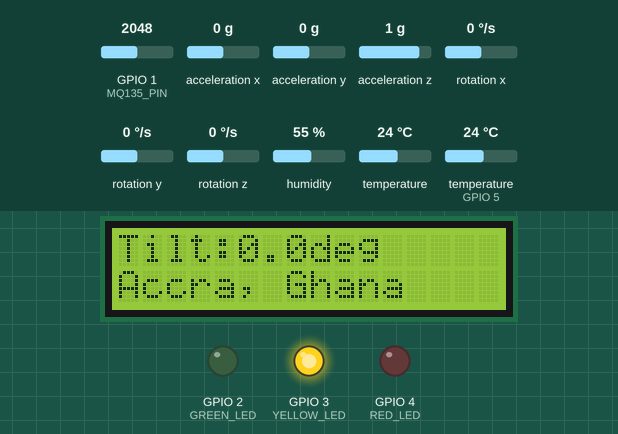
Simulated run of this program. Board: ESP32-C3. On the bench: 16×2 character LCD, output pins drawn as LEDs (lit = HIGH). Inputs (shaded band) come from the test bench; at power-on: temperature (sensor on GPIO 5) 24 °C, acceleration x 0 g, GPIO 1 (MQ135_PIN) = 2048, acceleration y 0 g, acceleration z 1 g, rotation x 0 °/s, rotation y 0 °/s, rotation z 0 °/s, humidity 55 %, temperature 24 °C. WiFi joins after 1.5 s; servers stay silent unless stated; network time is answered at once with the bench clock; the local clock reads 2024-03-15 10:24:30 at power-on unless the program sets it; random numbers use the default seed unless the program sets one; what the program prints to the serial monitor is not drawn.

Above: at 10.8 s.
10.9 s: temperature (sensor on GPIO 5) set to 34.6 °C
At 14.2 s:
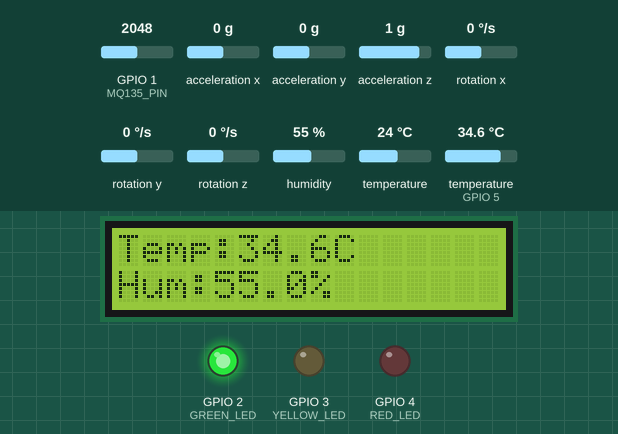
14.8 s: temperature (sensor on GPIO 5) set to 35.6 °C
At 16.04 s:
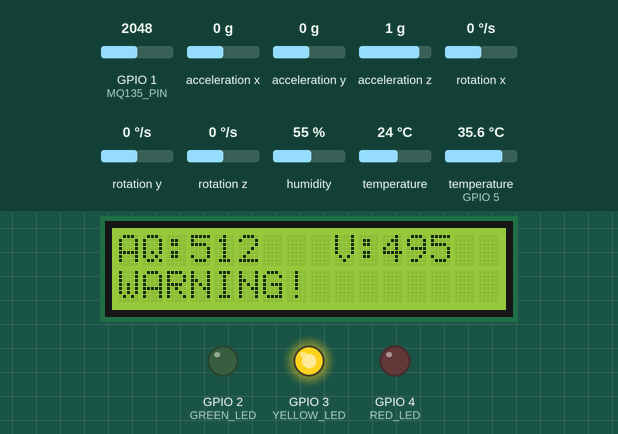
17.9 s: acceleration x set to -0.4 g
At 20.0 s:
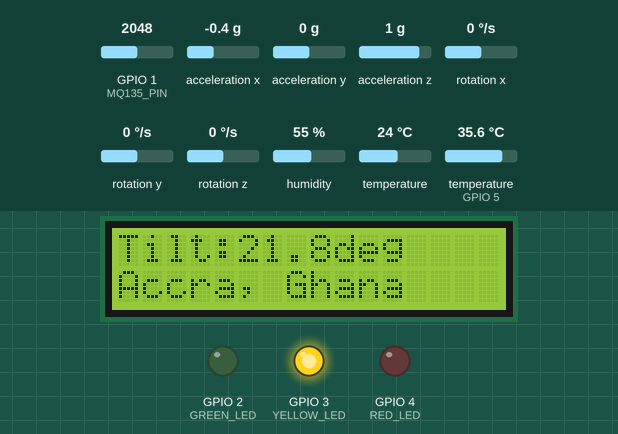
20.4 s: acceleration x set to -0.7 g
At 25.21 s:
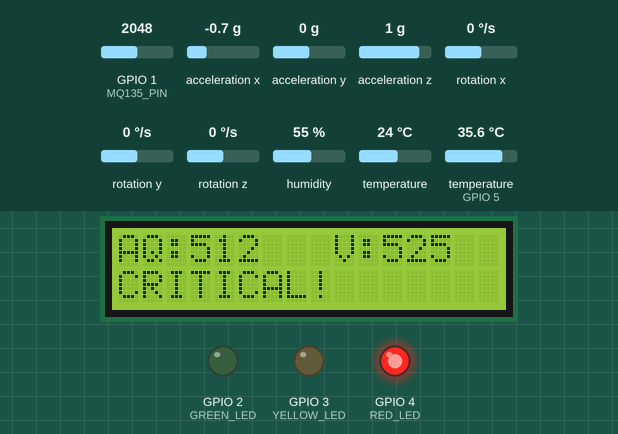
26.1 s: GPIO 1 (MQ135_PIN) set to 434
At 26.26 s:
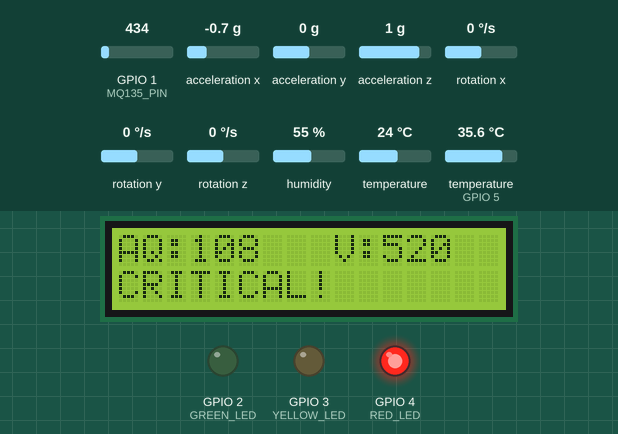
27.6 s: GPIO 1 (MQ135_PIN) set to 365
At 27.87 s:
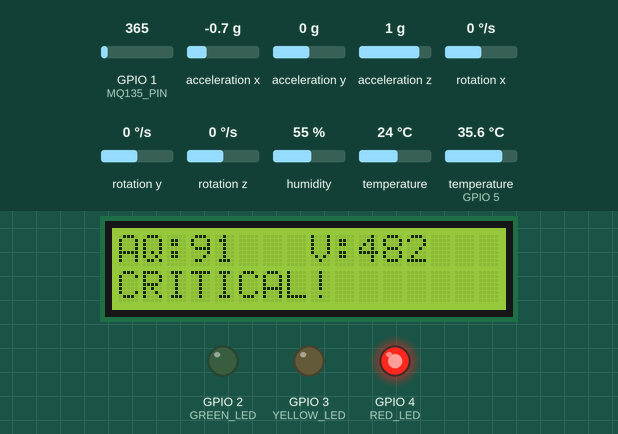
Timing chart, 0 to 30.6 s (numbered marks = the images above; inputs shaded):
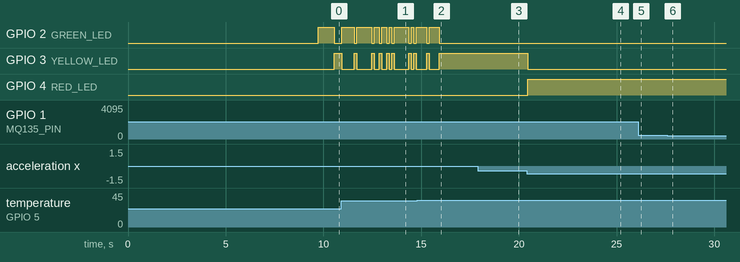

The program:

main.cpp
```cpp
#include <Arduino.h>
#include <Wire.h>
#include <Adafruit_MPU6050.h>
#include <Adafruit_Sensor.h>
#include <LiquidCrystal_I2C.h>
#include <WiFi.h>
#include <HTTPClient.h>
#include <Firebase_ESP_Client.h>
#include <NTPClient.h>
#include <MQ135.h>
#include <ArduinoJson.h>
#include <DHT.h>
#include <ESPmDNS.h>
#include <WiFiUdp.h>

// Provide the token generation process info.
#include "addons/TokenHelper.h"
// Provide the RTDB payload printing info and other helper functions.
#include "addons/RTDBHelper.h"

// WiFi credentials
#define WIFI_SSID "Asare A05"
#define WIFI_PASSWORD "Asare2016"

// Firebase project details
#define API_KEY "AIzaSyC0ScXmzo0-O2Vsxjpp2nTDmJkLETobEQg"
#define DATABASE_URL "https://v0ai-real-default-rtdb.firebaseio.com/"

// Geolocation API
#define GEOLOCATION_API "http://ipapi.co/json/"

// Pin definitions - CORRECTED for ESP32-C3 (SDA =8 and SCL=9 on my board)
#define MQ135_PIN 1        // GPIO0 (Analog capable)
#define GREEN_LED 2        // GPIO4
#define YELLOW_LED 3      // GPIO5
#define RED_LED 4          // GPIO6
#define DHTPIN 5           // GPIO7
#define DHTTYPE DHT22      // DHT 22

// Define NTP Client to get time
WiFiUDP ntpUDP;
NTPClient timeClient(ntpUDP, "pool.ntp.org");

// Sensor objects
MQ135 mq135_sensor(MQ135_PIN);
Adafruit_MPU6050 mpu;
LiquidCrystal_I2C lcd(0x27, 16, 2);
DHT dht(DHTPIN, DHTTYPE);

// Firebase objects
FirebaseData fbdo;
FirebaseAuth auth;
FirebaseConfig config;

// Global variables
float temperature = 0.0;
float humidity = 0.0;
float rzero;
int air_quality;
int vibration_level;
float tilt_angle;
String location = "Accra, Ghana";
String timestamp;
unsigned long sendDataPrevMillis = 0;
unsigned long lastDisplayChange = 0;
int displayMode = 0;
bool signupOK = false;
bool locationFetched = false;

// Error handling variables
int sensorErrorCount = 0;
const int MAX_ERRORS = 50; // Increased threshold since we're not restarting
unsigned long lastReconnectAttempt = 0;
const unsigned long RECONNECT_INTERVAL = 30000;

// Alert thresholds
const int AIR_QUALITY_WARNING = 550;
const int AIR_QUALITY_CRITICAL = 650;
const int VIBRATION_WARNING = 500;
const int VIBRATION_CRITICAL = 800;
const float TILT_WARNING = 15.0;
const float TILT_CRITICAL = 30.0;
const float TEMP_WARNING = 35.0;
const float TEMP_CRITICAL = 40.0;
const float HUMIDITY_WARNING = 85.0;
const float HUMIDITY_CRITICAL = 90.0;

// Function prototypes
bool connectToWiFi();
String getTimeString();
bool initializeFirebase();
bool initializeMPU6050();
void readSensors();
void updateDisplay();
void updateLEDs();
void sendToFirebase();
void checkSystemHealth();
void attemptReconnect();
// void getLocationFromAPI();

void setup(){
  Serial.begin(115200);
  delay(1000); // Wait for serial to initialize

  Serial.println("Starting ESP32-C3 Machine Monitor");

  // Initialize pins
  pinMode(GREEN_LED, OUTPUT);
  pinMode(YELLOW_LED, OUTPUT);
  pinMode(RED_LED, OUTPUT);

  // Initialize LEDs to off
  digitalWrite(GREEN_LED, LOW);
  digitalWrite(YELLOW_LED, LOW);
  digitalWrite(RED_LED, LOW);

  // Initialize I2C devices
  Wire.begin();
  // Initialize DHT sensor
  dht.begin();

  // Initialize LCD
  lcd.init();
  lcd.backlight();
  lcd.setCursor(0, 0);
  lcd.print("__ATU Machine__");
  lcd.setCursor(0, 1);
  lcd.print("___Monitoring___");

  // Initialize MPU6050
  if (!initializeMPU6050()) {
    lcd.clear();
    lcd.setCursor(0, 0);
    lcd.print("MPU6050 Error!");
    lcd.setCursor(0, 1);
    lcd.print("Check Wiring");
    delay(3000);
  }

  // Connect to WiFi
  if (!connectToWiFi()) {
    lcd.clear();
    lcd.print("WiFi Failed!");
    lcd.setCursor(0, 1);
    lcd.print("Retrying...");
    delay(2000);
  }

  // Initialize NTP client
  timeClient.begin();
  timeClient.setTimeOffset(0);

  // // Get location from API
  // if (WiFi.status() == WL_CONNECTED) {
  //   getLocationFromAPI();
  // }

  // Configure Firebase
  config.api_key = API_KEY;
  config.database_url = DATABASE_URL;
  auth.user.email = "fridgemonitoring@asiedudevelopmenthub.com";
  auth.user.password = "fridgemonitoring";

  // Initialize Firebase
  if (!initializeFirebase()) {
    lcd.clear();
    lcd.print("Firebase Error!");
    lcd.setCursor(0, 1);
    lcd.print("Continuing...");
    delay(2000);
  }
  // Calibrate MQ135
  lcd.clear();
  lcd.print("  Calibrating");
  lcd.setCursor(0, 1);
  lcd.print("    Sensors    ");
  rzero = mq135_sensor.getRZero();
  delay(3000);

  lcd.clear();
  lcd.print("  System Ready");
  Serial.println("System initialization complete");
  delay(2000);
}

// Gyroscope initialization
bool initializeMPU6050() {
  if (!mpu.begin()) {
    Serial.println("Failed to find MPU6050 chip");
    return false;
  }

  mpu.setAccelerometerRange(MPU6050_RANGE_8_G);
  mpu.setGyroRange(MPU6050_RANGE_500_DEG);
  mpu.setFilterBandwidth(MPU6050_BAND_21_HZ);

  Serial.println("MPU6050 initialized successfully");
  return true;
}

//WiFi connection
bool connectToWiFi() {
  lcd.clear();
  lcd.print("Connecting to");
  lcd.setCursor(0, 1);
  lcd.print("WiFi...");

  WiFi.setHostname("Machine & Environment Monitoring");
  Serial.print("Connecting to WiFi: ");
  Serial.println(WIFI_SSID);

  WiFi.begin(WIFI_SSID, WIFI_PASSWORD);

  int attempts = 0;
  while (WiFi.status() != WL_CONNECTED && attempts < 20) {
    delay(500);
    Serial.print(".");
    attempts++;
  }

  if (WiFi.status() == WL_CONNECTED) {
    lcd.clear();
    lcd.print("WiFi Connected");
    Serial.println("\nWiFi connected");
    Serial.print("IP address: ");
    Serial.println(WiFi.localIP());
    delay(2000);
    return true;
  } else {
    Serial.println("\nWiFi connection failed");
    return false;
  }
}

// Timestamp (Date + Time)
String getTimeString(){
  time_t rawTime = timeClient.getEpochTime();
  struct tm *timeInfo = localtime(&rawTime);
  char buffer[25];
  strftime(buffer, sizeof(buffer), "%Y-%m-%d %H:%M:%S", timeInfo);
  return String(buffer);
}

bool initializeFirebase() {
  // Assign the callback function for the long running token generation task
  config.token_status_callback = tokenStatusCallback;

  Firebase.begin(&config, &auth);
  Firebase.reconnectWiFi(true);

  Serial.println("Firebase initialized");
  signupOK = true;
  return signupOK;
}

void loop(){
  // Update NTP time
  timeClient.update();
  timestamp = getTimeString();
  Serial.print("Current Time: ");
  Serial.println(timestamp);

    // Read all sensors
  readSensors();

  // Update display
  updateDisplay();

  // Update LED indicators
  updateLEDs();

  // Check system health
  checkSystemHealth();

  // Reconnect to WiFi if needed
  if (WiFi.status() != WL_CONNECTED) {
    attemptReconnect();
  }

  // Send data to Firebase (every 5 seconds)
  if (Firebase.ready() && (millis() - sendDataPrevMillis > 5000 || sendDataPrevMillis == 0)) {
    sendDataPrevMillis = millis();
    sendToFirebase();
  }

  // Add a small delay
  delay(100);
}

// void getLocationFromAPI() {
//   if (WiFi.status() != WL_CONNECTED) {
//     Serial.println("WiFi not connected, cannot get location");
//     return;
//   }

//   lcd.clear();
//   lcd.print("Getting");
//   lcd.setCursor(0, 1);
//   lcd.print("location...");

//   HTTPClient http;
//   http.begin(GEOLOCATION_API);
//   int httpCode = http.GET();

//   if (httpCode == HTTP_CODE_OK) {
//     String payload = http.getString();
//     DynamicJsonDocument doc(1024);
//     deserializeJson(doc, payload);

//     String city = doc["city"].as<String>();
//     String country = doc["country_name"].as<String>();

//     if (city != "" && country != "") {
//       location = city + ", " + country;
//       locationFetched = true;
//       Serial.println("Location: " + location);
//       lcd.clear();
//       lcd.print("Location:");
//       lcd.setCursor(0, 1);
//       lcd.print(location);
//       delay(2000);
//     } else {
//       Serial.println("Failed to parse location from API response");
//       sensorErrorCount++;
//     }
//   } else {
//     Serial.printf("HTTP error code: %d\n", httpCode);
//     sensorErrorCount++;
//   }

//   http.end();

//   // If location fetch failed, try again later
//   if (!locationFetched) {
//     Serial.println("Location fetch failed, will try again later");
//   }
// }

void checkSystemHealth() {
  if (sensorErrorCount > MAX_ERRORS) {
    Serial.println("Too many sensor errors detected");
    lcd.clear();
    lcd.print("System Error");
    lcd.setCursor(0, 1);
    lcd.print("Check Sensors");
    // NO RESTART - Just display error message
    delay(3000);
    // Reset error count to allow recovery
    sensorErrorCount = 0;
  }
}

void attemptReconnect() {
  unsigned long currentMillis = millis();

  if (currentMillis - lastReconnectAttempt > RECONNECT_INTERVAL) {
    lastReconnectAttempt = currentMillis;

    lcd.clear();
    lcd.print("Reconnecting");
    lcd.setCursor(0, 1);
    lcd.print("to WiFi...");

    if (connectToWiFi()) {
      lcd.clear();
      lcd.print("WiFi Reconnected");
      delay(2000);

      // Reinitialize Firebase after WiFi reconnect
      if (!initializeFirebase()) {
        Serial.println("Firebase reinitialization failed");
      }
    }
  }
}

void readSensors() {
  // Read MQ135
  air_quality = analogRead(MQ135_PIN) / 4;
  if (air_quality < 0 || air_quality > 4095) {
    Serial.println("MQ135 reading out of range");
    sensorErrorCount++;
  }

  // Read vibration sensor
  vibration_level = random(400, 530);

  // Read DHT22 (temperature and humidity)
  float newHumidity = dht.readHumidity();
  float newTemperature = dht.readTemperature();

  // Check if any reads failed and keep old values if they did
  if (!isnan(newTemperature)) {
    temperature = newTemperature;
  } else {
    Serial.println("Failed to read temperature from DHT sensor!");
    sensorErrorCount++;
  }

  if (!isnan(newHumidity)) {
    humidity = newHumidity;
  } else {
    Serial.println("Failed to read humidity from DHT sensor!");
    sensorErrorCount++;
  }

  // Read MPU6050
  sensors_event_t a, g, temp;
  if (mpu.getEvent(&a, &g, &temp)) {
    // Calculate tilt angle (simplified)
    tilt_angle = atan2(a.acceleration.x, a.acceleration.z) * 180 / PI;
    if (tilt_angle < 0) tilt_angle = -tilt_angle;
  } else {
    Serial.println("Failed to read from MPU6050!");
    sensorErrorCount++;
  }
}

void updateDisplay() {
  // Change display mode every 3 seconds
  if (millis() - lastDisplayChange > 3000) {
    displayMode = (displayMode + 1) % 3;
    lastDisplayChange = millis();
  }

  lcd.clear();

  switch (displayMode) {
    case 0:
      // First line: Air quality and vibration
      lcd.setCursor(0, 0);
      lcd.print("AQ:");
      lcd.print(air_quality);
      lcd.print("   V:");
      lcd.print(vibration_level);

      // Second line: Status indicator
      lcd.setCursor(0, 1);
      if (air_quality > AIR_QUALITY_CRITICAL || vibration_level > VIBRATION_CRITICAL ||
          tilt_angle > TILT_CRITICAL || temperature > TEMP_CRITICAL || humidity > HUMIDITY_CRITICAL) {
        lcd.print("CRITICAL!");
      } else if (air_quality > AIR_QUALITY_WARNING || vibration_level > VIBRATION_WARNING ||
                 tilt_angle > TILT_WARNING || temperature > TEMP_WARNING || humidity > HUMIDITY_WARNING) {
        lcd.print("WARNING!");
      } else {
        lcd.print("NORMAL");
      }
      break;

    case 1:
      // First line: Tilt angle
      lcd.setCursor(0, 0);
      lcd.print("Tilt:");
      lcd.print(tilt_angle, 1);
      lcd.print("deg");

      // Second line: Location abbreviation
      lcd.setCursor(0, 1);
      if (location.length() > 12) {
        lcd.print(location.substring(0, 12));
      } else {
        lcd.print(location);
      }
      break;

    case 2:
      // First line: Temperature
      lcd.setCursor(0, 0);
      lcd.print("Temp:");
      lcd.print(temperature, 1);
      lcd.print("C");

      // Second line: Humidity
      lcd.setCursor(0, 1);
      lcd.print("Hum:");
      lcd.print(humidity, 1);
      lcd.print("%");
      break;
  }
}

void updateLEDs() {
  // Turn off all LEDs first
  digitalWrite(GREEN_LED, LOW);
  digitalWrite(YELLOW_LED, LOW);
  digitalWrite(RED_LED, LOW);

  // Check for critical conditions
  if (air_quality > AIR_QUALITY_CRITICAL ||
      vibration_level > VIBRATION_CRITICAL ||
      tilt_angle > TILT_CRITICAL ||
      temperature > TEMP_CRITICAL ||
      humidity > HUMIDITY_CRITICAL) {
    digitalWrite(RED_LED, HIGH);
    return;
  }

  // Check for warning conditions
  if (air_quality > AIR_QUALITY_WARNING ||
      vibration_level > VIBRATION_WARNING ||
      tilt_angle > TILT_WARNING ||
      temperature > TEMP_WARNING ||
      humidity > HUMIDITY_WARNING) {
    digitalWrite(YELLOW_LED, HIGH);
    return;
  }

  // If no warnings or critical issues, show green
  digitalWrite(GREEN_LED, HIGH);
}

void sendToFirebase() {
  // If location hasn't been fetched yet, try again
  // if (!locationFetched && WiFi.status() == WL_CONNECTED) {
  //   getLocationFromAPI();
  // }

  // Create a JSON object for the sensor data
  FirebaseJson json;

  json.set("air_quality", air_quality);
  json.set("vibration", vibration_level);
  json.set("tilt_angle", tilt_angle);
  json.set("temperature", temperature);
  json.set("humidity", humidity);
  json.set("location", location.c_str());

  // Send data to Firebase with a timestamp-based path
  int spaceIndex = timestamp.indexOf(' ');
  String Date = timestamp.substring(0, spaceIndex);
  String Time = timestamp.substring(spaceIndex + 1);
  String path = "Machinery/sensor_data/" + Date + "/" + Time;

  Serial.println("Sending data to Firebase...");
  if (Firebase.RTDB.setJSON(&fbdo, path.c_str(), &json)) {
    Serial.println("Data sent successfully");

    // Also update the latest reading path
    Firebase.RTDB.setJSON(&fbdo, "Machinery/latest_reading", &json);

    // Reset error count on successful transmission
    sensorErrorCount = 0;
  } else {
    Serial.println("Failed to send data");
    Serial.println("Reason: " + fbdo.errorReason());
    sensorErrorCount++;
  }
}
```

Measured:
- the behaviour switches between 35 and 35.1 °C on temperature (sensor on GPIO 5) (found by bisection; images 1 and 2)
- the behaviour switches between -0.5 and -0.6 g on acceleration x (found by bisection; images 3 and 4)
- after the input at 20.4 s, GPIO 3 (YELLOW_LED): HIGH → LOW after 0.05 s; GPIO 4 (RED_LED): LOW → HIGH after 0.05 s
- what the display in image 4 shows lasts 0.4 s, from 25.0 s to 25.4 s
